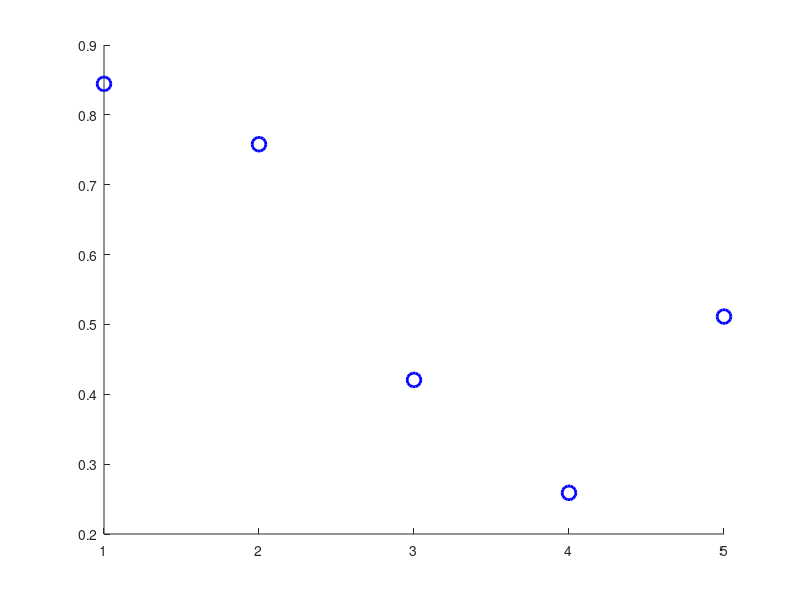

This chart was generated by the following MATLAB code: (Note: this script raises an error after producing the figure.)
%=============================================================================
% Copyright (c) 2016-present Allan CORNET (Nelson)
%=============================================================================
% This file is part of Nelson.
%=============================================================================
% LICENCE_BLOCK_BEGIN
% SPDX-License-Identifier: LGPL-3.0-or-later
% LICENCE_BLOCK_END
%=============================================================================
% <--ADV-CLI MODE-->
%=============================================================================
close all
%=============================================================================
rng('default') % For reproducibility
figure;
y = rand(1, 5);
s = scatter(1:5, y, 100, 'b', 'LineWidth', 2);
asserts.isequal(s.Marker, 'o');
asserts.isequal(s.MarkerEdgeColor, 'flat');
asserts.isequal(s.MarkerFaceColor, 'none');
asserts.isequal(s.LineWidth, 2);
asserts.isequal(s.XData, [1 2 3 4 5]);
asserts.isequal(s.YData, y);
asserts.isequal(s.SizeData, 100);
asserts.isequal(s.CData, [0 0 1]);
%=============================================================================
close all
%=============================================================================
